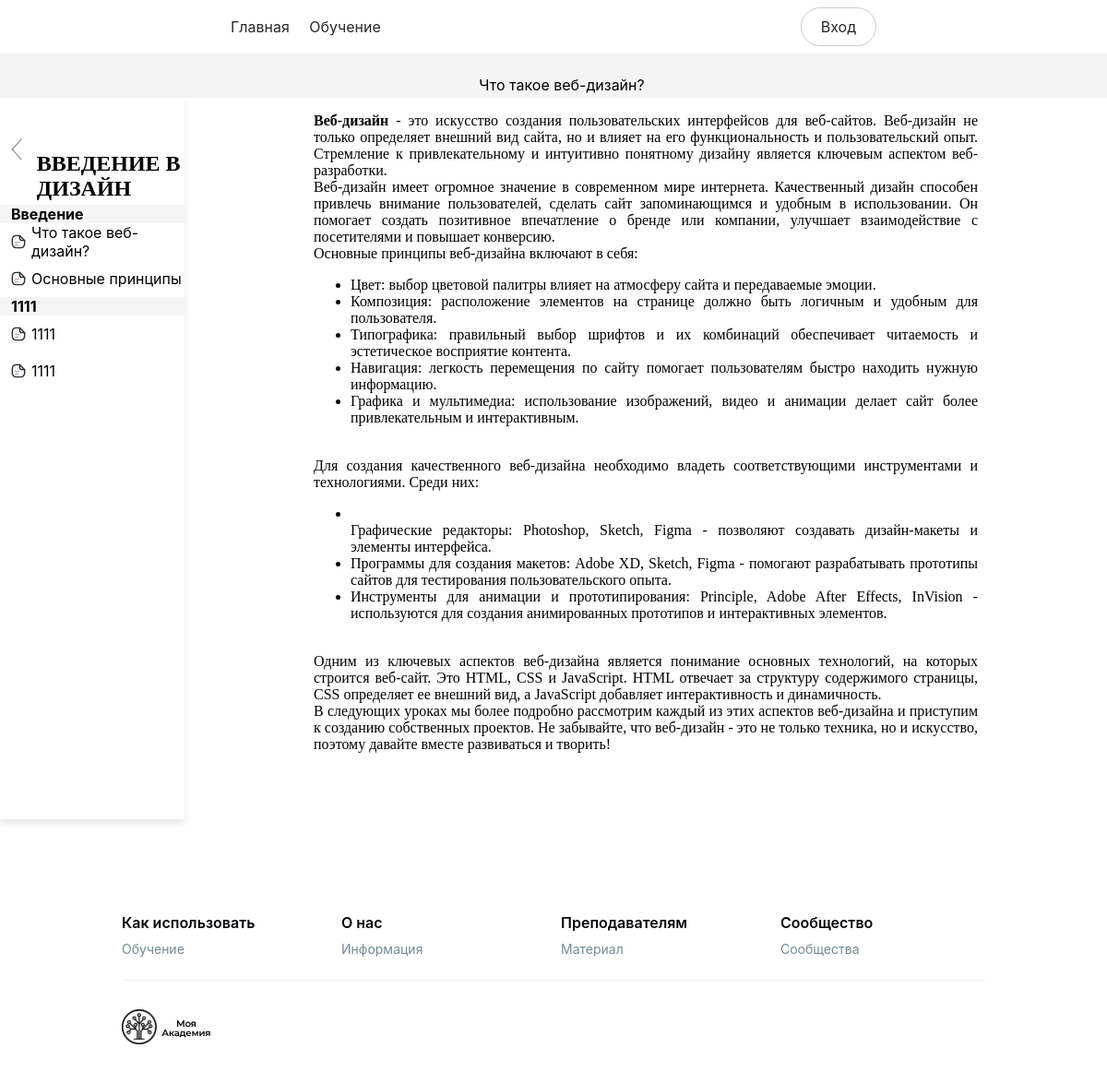
/localhost/lesson.php?id_course=204&id_lesson=4, run on the app's committed database.
### tables this page shows
CREATE TABLE `lessons` (
  `id_lesson` int(11) NOT NULL,
  `parent_module` int(11) NOT NULL,
  `lesson_title` varchar(50) NOT NULL,
  `lesson_content` text
);

CREATE TABLE `courses` (
  `id_course` int(11) NOT NULL,
  `course_title` varchar(250) NOT NULL,
  `course_brief` text NOT NULL,
  `course_description` text NOT NULL,
  `difficulty_lvl` varchar(30) NOT NULL,
  `author` int(11) NOT NULL,
  `views_count` int(11) DEFAULT NULL
);

CREATE TABLE `module` (
  `id_module` int(11) NOT NULL,
  `module_title` varchar(30) NOT NULL,
  `parent_course` int(11) NOT NULL
);

### localhost/lesson.php (the view, shortened to what this page needs)
<?php
require_once 'dbconnect.php';
if (isset($_GET['id_course']) && isset($_GET['id_lesson'])) {
    $courseId = $_GET['id_course'];
    $lessonId = $_GET['id_lesson'];
    $courseQuery = "SELECT course_title FROM courses WHERE id_course = $courseId";
    $courseResult = $connect->query($courseQuery);
    if ($courseResult->rowCount() > 0) {
        $courseData = $courseResult->fetch(pdo::FETCH_ASSOC);
        $courseTitle = $courseData['course_title'];
    } else {
        echo 'Курс не найден';
        exit();
    }
    $lessonQuery = "SELECT lesson_title FROM lessons WHERE id_lesson = $lessonId";
    $lessonResult = $connect->query($lessonQuery);
    if ($lessonResult->rowCount() > 0) {
        $lessonData = $lessonResult->fetch(pdo::FETCH_ASSOC);
        $lessonTitle = $lessonData['lesson_title'];
    } else {
        echo 'Урок не найден';
        exit();
    }
} else {
    echo 'Неверный запрос';
    exit();
}
?>
<!DOCTYPE html>
<html lang="ru">
<head>
    <link rel="stylesheet" href="css/style.css">
    <link rel="stylesheet" href="css/lesson.css">
</head>
<?php include 'header.php'; ?>
<body>
    <div class="heading">
        <p>
            <?php echo $lessonTitle; ?>
        </p>
    </div>
    <div class="lesson-main">
        <div class="sidebar">
            <div style="width: 100%;display: flex; align-items: center; margin-right: 1vw; margin-left: 1vw;">
            <a href="course-info.php?course_id=<?php echo $courseId; ?>"><span id="left" class=" "><img src="img/arrow-left.svg" style="height: 1.5rem;"></span></a>
                <h4>
                    <?php echo $courseTitle; ?>
                </h4>
            </div>
            <div style="width: 100%;">
                <?php
                $moduleQuery = "SELECT * FROM module WHERE parent_course = $courseId";
                $moduleResult = $connect->query($moduleQuery);
                if ($moduleResult->rowCount() > 0) {
                    while ($moduleData = $moduleResult->fetch(pdo::FETCH_ASSOC)) {
                        echo '<div class="module">';
                        echo '<div class="module-link"><p class="module-t">' .
                            $moduleData['module_title'] .
                            '</p></div>';
                        $moduleId = $moduleData['id_module'];
                        $lessonQuery = "SELECT * FROM lessons WHERE parent_module = $moduleId";
                        $lessonResult = $connect->query($lessonQuery);
                        if ($lessonResult === false) {
                            echo 'ошибка: ' . $e->getMessage();
                        } else {
                            while ($lessonData = $lessonResult->fetch(pdo::FETCH_ASSOC)) {
                                echo '<div class="lesson-link"><img src="img/document-text.svg"><a href="lesson.php?id_course=' . $courseId . '&id_lesson=' . $lessonData['id_lesson'] . '">
                            <p class="lesson-t">' . $lessonData['lesson_title'] . '</p></a></div>';
                            }
                        }
                        echo '</div>';
                    }
                } else {
                    echo '<p>Вы не добавили ни одного модуля<p>';
                }
                ?>
            </div>
        </div>
        <div class="content-section">
            <div class="content-container">
                <div class="content">
                    <?php
                    $lessonContentQuery = "SELECT lesson_content FROM lessons WHERE id_lesson = $lessonId";
                    $lessonContentResult = $connect->query($lessonContentQuery);
                    if ($lessonContentResult->rowCount() > 0) {
                        $lessonContentData = $lessonContentResult->fetch(pdo::FETCH_ASSOC);
                        $lessonContent = $lessonContentData['lesson_content'];
                        if (!empty($lessonContent)) {
                            echo $lessonContent;
                        } else {
                            echo '<br><p>Здесь пока пусто.<p>';
                        }
                    } else {
                        echo 'Данные не найдены';
                    }
                    ?>
                </div>
            </div>
        </div>
    </div>
    <?php include 'footer.php'; ?>
</body>
</html>

### localhost/css/style.css (style rules this page uses)
html { scroll-behavior: smooth; }
body { color: #282828; overflow-x: hidden; margin: 0; font-family: Inter, -apple-system, BlinkMacSystemFont, Segoe UI, Roboto, Oxygen, Ubuntu, Cantarell, Fira Sans, Droid Sans, Helvetica Neue, sans-serif; font-style: normal }
a { text-decoration: none; color: #282828; }
h4 { font-size: 1rem; font-style: normal; text-transform: uppercase; }

### localhost/css/lesson.css (style rules this page uses)
.heading { height: 6vh; background-color: #f4f4f4; display: flex; justify-content: center; align-items: center; }
.lesson-main { display: flex; min-height: 40vh; }
.sidebar { width: 18vw; box-shadow: 0 4px 8px rgba(0, 0, 0, 0.1); display: flex; flex-direction: column; align-items: flex-start; }
.sidebar h4 { font-family: 'inter tight'; font-weight: 800; padding-left: 1vw; font-size: 1.5rem; margin: 0.5vh; }
.module-link { background-color: #d3d3d33b; display: flex; padding: 0vh 1vw; }
.module-link p { font-weight: 700; }
.lesson-link { height: 5vh; display: flex; padding-left: 1vw; align-items: center; gap: 0.5vw; }
.lesson-link img { height: 1rem; }
.content-section { width: 90vw; display: flex; justify-content: center; }
.content-container { display: flex; width: 60vw; flex-direction: column; gap: 3vh; font-family: 'inter tight'; text-align: justify; margin-bottom: 6vh; margin-top: 2vh; }

### localhost/css/3cd55d139614a398.css (style rules this page uses)
:root { --swiper-navigation-size: 44px }

### data on the page
lessons: lesson_title "Что такое веб-дизайн?", lesson_content "Веб-дизайн - это искусство создания пользовательских интерфейсов для веб-сайтов. Веб-дизайн не только определяет внешний вид сайта, но и влияет на его функциональность и пользовательский опыт. Стремление к привлекательному и интуитивно понятному дизайну является ключевым аспектом веб-разработки. Веб-дизайн имеет огромное значение в современном мире интернета. Качественный дизайн способен привлечь внимание пользователей, сделать сайт запоминающимся и удобным в использовании. Он помогает создать позитивное впечатление о бренде или компании, улучшает взаимодействие с посетителями и повышает конверсию. Основные принципы веб-дизайна включают в себя: Цвет: выбор цветовой палитры влияет на…"
courses: course_title "ВВЕДЕНИЕ В ДИЗАЙН"
module: module_title "Введение"
lessons: lesson_title "Основные принципы"
module: module_title "1111"
lessons: lesson_title "1111"
lessons: lesson_title "1111"
